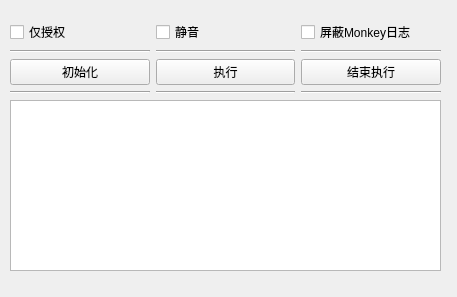
<?xml version="1.0" encoding="UTF-8"?>
<ui version="4.0">
 <class>MainWindow</class>
 <widget class="QMainWindow" name="MainWindow">
  <property name="geometry">
   <rect>
    <x>0</x>
    <y>0</y>
    <width>457</width>
    <height>297</height>
   </rect>
  </property>
  <property name="windowTitle">
   <string>MainWindow</string>
  </property>
  <widget class="QWidget" name="centralwidget">
   <widget class="QWidget" name="gridLayoutWidget">
    <property name="geometry">
     <rect>
      <x>10</x>
      <y>20</y>
      <width>431</width>
      <height>251</height>
     </rect>
    </property>
    <layout class="QGridLayout" name="gridLayout">
     <item row="4" column="0" colspan="3">
      <widget class="QPlainTextEdit" name="plainTextEdit"/>
     </item>
     <item row="1" column="1">
      <widget class="Line" name="line">
       <property name="orientation">
        <enum>Qt::Horizontal</enum>
       </property>
      </widget>
     </item>
     <item row="0" column="2">
      <widget class="QCheckBox" name="checkBox_disableLog">
       <property name="text">
        <string>屏蔽Monkey日志</string>
       </property>
      </widget>
     </item>
     <item row="2" column="1">
      <widget class="QPushButton" name="pushButton_start">
       <property name="text">
        <string>执行</string>
       </property>
      </widget>
     </item>
     <item row="2" column="0">
      <widget class="QPushButton" name="pushButton_init">
       <property name="text">
        <string>初始化</string>
       </property>
      </widget>
     </item>
     <item row="2" column="2">
      <widget class="QPushButton" name="pushButton_stop">
       <property name="text">
        <string>结束执行</string>
       </property>
      </widget>
     </item>
     <item row="0" column="0">
      <widget class="QCheckBox" name="checkBox_onlyApply">
       <property name="text">
        <string>仅授权</string>
       </property>
      </widget>
     </item>
     <item row="1" column="2">
      <widget class="Line" name="line_3">
       <property name="orientation">
        <enum>Qt::Horizontal</enum>
       </property>
      </widget>
     </item>
     <item row="0" column="1">
      <widget class="QCheckBox" name="checkBox_mute">
       <property name="text">
        <string>静音</string>
       </property>
      </widget>
     </item>
     <item row="1" column="0">
      <widget class="Line" name="line_2">
       <property name="orientation">
        <enum>Qt::Horizontal</enum>
       </property>
      </widget>
     </item>
     <item row="3" column="0">
      <widget class="Line" name="line_4">
       <property name="orientation">
        <enum>Qt::Horizontal</enum>
       </property>
      </widget>
     </item>
     <item row="3" column="1">
      <widget class="Line" name="line_5">
       <property name="orientation">
        <enum>Qt::Horizontal</enum>
       </property>
      </widget>
     </item>
     <item row="3" column="2">
      <widget class="Line" name="line_6">
       <property name="orientation">
        <enum>Qt::Horizontal</enum>
       </property>
      </widget>
     </item>
    </layout>
   </widget>
  </widget>
 </widget>
 <resources/>
 <connections/>
</ui>
